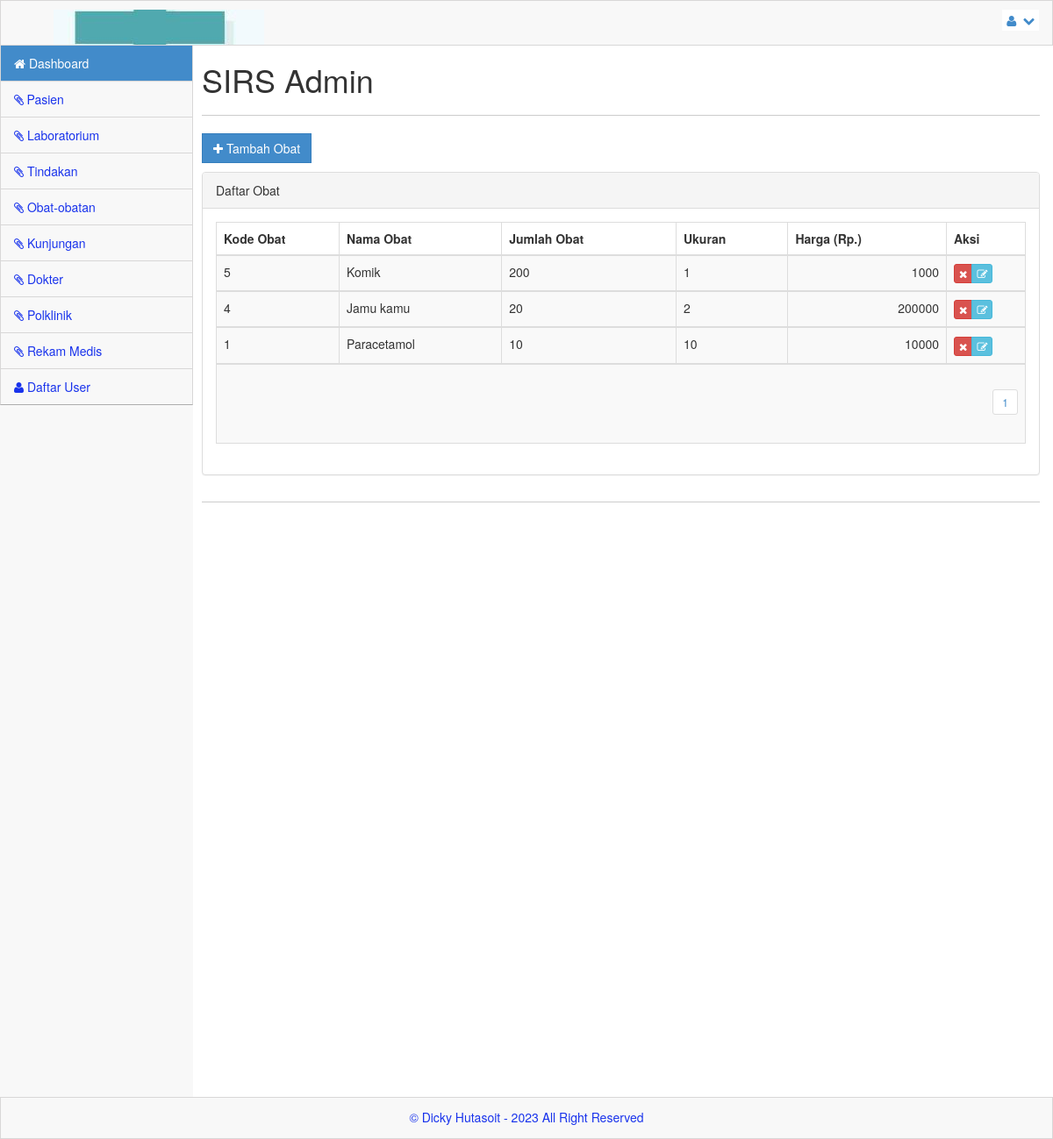
The page /admin/index.php?menu=obat (signed in) on the database its author committed.
### tables this page shows
CREATE TABLE `obat` (
  `kd_obat` int(11) NOT NULL AUTO_INCREMENT,
  `nm_obat` varchar(300) NOT NULL,
  `jml_obat` int(11) NOT NULL,
  `ukuran` int(11) NOT NULL,
  `harga` int(25) NOT NULL,
  PRIMARY KEY (`kd_obat`)
);

### admin/obat.php (the view, shortened to what this page needs)
<?php
include_once("../library/koneksi.php");
$row = 20;
$hal = isset($_GET['hal']) ? $_GET['hal'] : 0;
$pageSql = "SELECT * FROM obat";
$pageQry = mysqli_query($server, $pageSql);
$jml = mysqli_num_rows($pageQry);
$max = ceil($jml / $row);
?>
<a href="#myModal" class="btn btn-primary btn-rect" data-toggle="modal"><i class='icon icon-white icon-plus'></i> Tambah Obat</a>
<p>
<div class="panel panel-default">
    <div class="panel-heading">
        Daftar Obat
    </div>
    <div class="panel-body">
        <div class="table-responsive">
            <table class="table table-striped table-bordered table-hover">
                <thead>
                    <tr>
                        <th width="140">Kode Obat</th>
                        <th>Nama Obat</th>
                        <th>Jumlah Obat</th>
                        <th>Ukuran</th>
                        <th>Harga (Rp.)</th>
                        <th width="90">Aksi</th>
                    </tr>
                </thead>
                <?php
                $obtSql = "SELECT * FROM obat ORDER BY kd_obat DESC LIMIT $hal, $row";
                $obtQry = mysqli_query($server, $obtSql);
                while ($obat = mysqli_fetch_array($obtQry)) {
                ?>
                    <tbody>
                        <tr>
                            <td><?php echo $obat['kd_obat']; ?></td>
                            <td><?php echo $obat['nm_obat']; ?></td>
                            <td><?php echo $obat['jml_obat']; ?></td>
                            <td><?php echo $obat['ukuran']; ?></td>
                            <td align="right"><?php echo $obat['harga']; ?></td>
                            <td>
                                <div class='btn-group'>
                                    <a href="?menu=obat_del&aksi=hapus&nmr=<?php echo $obat['kd_obat']; ?>" class="btn btn-xs btn-danger tipsy-kiri-atas" title="Hapus Data Ini" onclick="return confirm('ANDA YAKIN AKAN MENGHAPUS DATA PENTING INI ... ?')"><i class="icon-remove icon-white"></i></a>
                                    <a href="?menu=obat_edit&aksi=edit&nmr=<?php echo $obat['kd_obat']; ?>" class="btn btn-xs btn-info tipsy-kiri-atas" title='Edit Data ini'> <i class="icon-edit icon-white"></i> </a>
                                </div>
                            </td>
                        </tr>
                    </tbody>
                <?php } ?>
                <tr>
                    <td colspan="6" align="right">
                        <?php
                        for ($h = 1; $h <= $max; $h++) {
                            $list[$h] = $row * $h - $row;
                            echo "<ul class='pagination pagination-sm'><li><a href='?menu=obat&hal=$list[$h]'>$h</a></li></ul>";
                        }
                        ?>
                    </td>
                </tr>
            </table>
        </div>
    </div>
</div>

### css/main.css (style rules this page uses)
@media (min-width: 768px) { html, body { height: 100%; } }
body.padTop53 { padding-top: 75px; overflow: visible; }
@media (min-width: 802px) { body.padTop53 { padding-top: 51px; } }
.btn-rect { border-radius: 0 !important; }

### css/MoneAdmin.css (style rules this page uses)
body { background-color: #f8f8f8; }

### rows shown on the page
obat: kd_obat "5", nm_obat "Komik", jml_obat "200", ukuran "1", harga "1000"
obat: kd_obat "4", nm_obat "Jamu kamu", jml_obat "20", ukuran "2", harga "200000"
obat: kd_obat "1", nm_obat "Paracetamol", jml_obat "10", ukuran "10", harga "10000"
